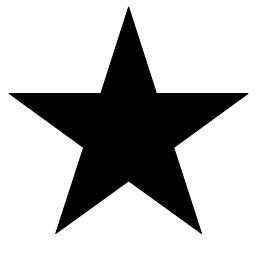
//> input picture opencvdemo11_cornerHarris/1.jpg, 256 x 256 px
$ ./main   (built with g++ and OpenCV 4)
//> lines starting //> are read from the running program, lines starting //| are printed output that depends on the picture; after the words box and inside, x2 and y2 are one past the last pixel; in counts of white or black regions, pixels touching at a corner belong together
#include "opencv2/imgproc/imgproc.hpp"
#include "opencv2/highgui/highgui.hpp"
#include <iostream>
#include <stdlib.h>
#include <stdio.h>

using namespace cv;
using namespace std;

Mat g_srcImage,g_srcImage1,g_dstImage,g_grayImage;
int g_harrisThreshold = 100;

static void on_Cornerharris(int,void*);

int main(int argc, char **argv)
{

	g_srcImage = imread("1.jpg");
//> g_srcImage is the input picture: 256 rows x 256 cols, CV_8UC3; min 0, max 255, mean 184.9
	if(!g_srcImage.data){
		printf("load 1.jpg failed\n");
		return false;
	}

	imshow("原始图",g_srcImage);

	cvtColor(g_srcImage,g_grayImage,CV_BGR2GRAY);

#if 0
	Mat cornerStrength;
	cornerHarris(g_srcImage,cornerStrength,2,3,0.04);

	Mat harrisCorner;
	threshold(cornerStrength,harrisCorner,0.00001,255,THRESH_BINARY);

	imshow("效果图",harrisCorner);

	waitKey(0);
	return 0;
#endif
	namedWindow("[效果图]");
	createTrackbar("阈值:","[效果图]",&g_harrisThreshold,255,on_Cornerharris);

	on_Cornerharris(0,0);

	while((char(waitKey(1))!='q')){}

	return 0;
}

static void on_Cornerharris(int,void*)
{
	Mat dst_Image = Mat::zeros(g_srcImage.size(),CV_32FC1);
	Mat normal_Image;
	Mat scale_Image;

	g_srcImage1 = g_srcImage.clone();

	cornerHarris(g_grayImage,dst_Image,2,3,0.04,BORDER_DEFAULT);
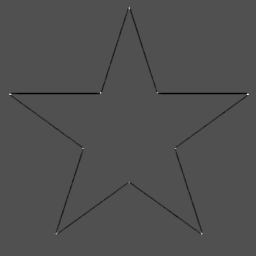
//> dst_Image: 256 rows x 256 cols, CV_32FC1; min -0.0373, max 0.0802, mean -0.000423; drawn with min black and max white

	normalize(dst_Image,normal_Image,0,255,NORM_MINMAX,CV_32FC1,Mat());
	convertScaleAbs(normal_Image,scale_Image);

	for(int j = 0; j < normal_Image.rows;j++){
		for(int i = 0; i < normal_Image.cols;i++){
			if((int)normal_Image.at<float>(j,i) > g_harrisThreshold + 80){
				circle(g_srcImage1, Point(i,j),5,Scalar(10,10,255),2,8,0);
				circle(scale_Image, Point(i,j),5,Scalar(0,10,255),2,8,0);
			}
		}
	}
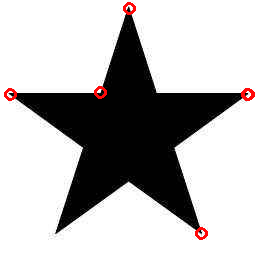
//> g_srcImage1: 256 rows x 256 cols, CV_8UC3; 0.72% of pixels changed, all inside (x1, y1, x2, y2) = (4, 2, 255, 240)
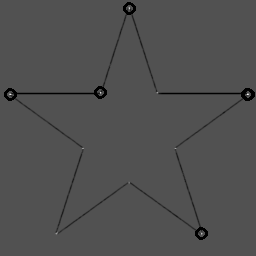
//> scale_Image: 256 rows x 256 cols, CV_8UC1; min 0, max 255, mean 79.5
//> the 'q' key is pressed

	imshow("[效果图]",g_srcImage1);
	imshow("[效果图1]",scale_Image);
}
